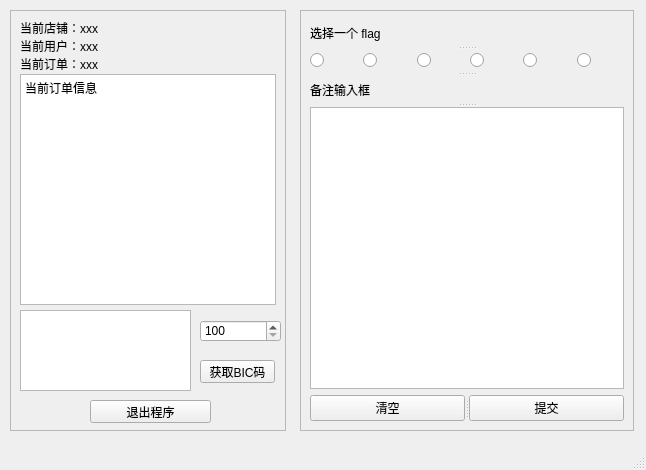
<?xml version="1.0" encoding="UTF-8"?>
<ui version="4.0">
 <class>mainWindow</class>
 <widget class="QMainWindow" name="mainWindow">
  <property name="geometry">
   <rect>
    <x>0</x>
    <y>0</y>
    <width>646</width>
    <height>470</height>
   </rect>
  </property>
  <property name="windowTitle">
   <string>备注监控</string>
  </property>
  <widget class="QWidget" name="centralwidget">
   <widget class="QFrame" name="frame">
    <property name="geometry">
     <rect>
      <x>10</x>
      <y>10</y>
      <width>276</width>
      <height>421</height>
     </rect>
    </property>
    <property name="frameShape">
     <enum>QFrame::StyledPanel</enum>
    </property>
    <property name="frameShadow">
     <enum>QFrame::Raised</enum>
    </property>
    <widget class="QLabel" name="CurrentStoreLabel">
     <property name="geometry">
      <rect>
       <x>10</x>
       <y>10</y>
       <width>241</width>
       <height>16</height>
      </rect>
     </property>
     <property name="text">
      <string>当前店铺：xxx</string>
     </property>
    </widget>
    <widget class="QLabel" name="CurrentUserLabel">
     <property name="geometry">
      <rect>
       <x>10</x>
       <y>28</y>
       <width>241</width>
       <height>16</height>
      </rect>
     </property>
     <property name="text">
      <string>当前用户：xxx</string>
     </property>
    </widget>
    <widget class="QLabel" name="CurrentOrderLabel">
     <property name="geometry">
      <rect>
       <x>10</x>
       <y>46</y>
       <width>241</width>
       <height>16</height>
      </rect>
     </property>
     <property name="text">
      <string>当前订单：xxx</string>
     </property>
    </widget>
    <widget class="QTextBrowser" name="CurrentOrderInfo">
     <property name="geometry">
      <rect>
       <x>10</x>
       <y>64</y>
       <width>256</width>
       <height>231</height>
      </rect>
     </property>
     <property name="html">
      <string>&lt;!DOCTYPE HTML PUBLIC &quot;-//W3C//DTD HTML 4.0//EN&quot; &quot;http://www.w3.org/TR/REC-html40/strict.dtd&quot;&gt;
&lt;html&gt;&lt;head&gt;&lt;meta name=&quot;qrichtext&quot; content=&quot;1&quot; /&gt;&lt;style type=&quot;text/css&quot;&gt;
p, li { white-space: pre-wrap; }
&lt;/style&gt;&lt;/head&gt;&lt;body style=&quot; font-family:'SimSun'; font-size:9pt; font-weight:400; font-style:normal;&quot;&gt;
&lt;p style=&quot; margin-top:0px; margin-bottom:0px; margin-left:0px; margin-right:0px; -qt-block-indent:0; text-indent:0px;&quot;&gt;当前订单信息&lt;/p&gt;&lt;/body&gt;&lt;/html&gt;</string>
     </property>
    </widget>
    <widget class="QPushButton" name="GetBicButton">
     <property name="geometry">
      <rect>
       <x>190</x>
       <y>350</y>
       <width>75</width>
       <height>23</height>
      </rect>
     </property>
     <property name="text">
      <string>获取BIC码</string>
     </property>
    </widget>
    <widget class="QPushButton" name="QuitButton">
     <property name="geometry">
      <rect>
       <x>80</x>
       <y>390</y>
       <width>121</width>
       <height>23</height>
      </rect>
     </property>
     <property name="text">
      <string>退出程序</string>
     </property>
    </widget>
    <widget class="QSpinBox" name="BicCountInput">
     <property name="geometry">
      <rect>
       <x>190</x>
       <y>310</y>
       <width>81</width>
       <height>22</height>
      </rect>
     </property>
     <property name="minimum">
      <number>100</number>
     </property>
     <property name="maximum">
      <number>5000</number>
     </property>
     <property name="singleStep">
      <number>100</number>
     </property>
     <property name="stepType">
      <enum>QAbstractSpinBox::DefaultStepType</enum>
     </property>
    </widget>
    <widget class="QTextBrowser" name="BicLabel">
     <property name="geometry">
      <rect>
       <x>10</x>
       <y>300</y>
       <width>171</width>
       <height>81</height>
      </rect>
     </property>
     <property name="documentTitle">
      <string/>
     </property>
     <property name="markdown">
      <string>请在右侧数字输入框输入要获取的BIC数量，必须是100 的整数倍，取值范围在100 ~ 5000之间

</string>
     </property>
    </widget>
   </widget>
   <widget class="QFrame" name="frame_2">
    <property name="geometry">
     <rect>
      <x>854</x>
      <y>9</y>
      <width>16</width>
      <height>517</height>
     </rect>
    </property>
    <property name="frameShape">
     <enum>QFrame::StyledPanel</enum>
    </property>
    <property name="frameShadow">
     <enum>QFrame::Raised</enum>
    </property>
   </widget>
   <widget class="QFrame" name="frame_3">
    <property name="geometry">
     <rect>
      <x>300</x>
      <y>10</y>
      <width>334</width>
      <height>421</height>
     </rect>
    </property>
    <property name="frameShape">
     <enum>QFrame::StyledPanel</enum>
    </property>
    <property name="frameShadow">
     <enum>QFrame::Raised</enum>
    </property>
    <layout class="QVBoxLayout" name="verticalLayout_2">
     <item>
      <widget class="QSplitter" name="splitter_2">
       <property name="orientation">
        <enum>Qt::Vertical</enum>
       </property>
       <widget class="QLabel" name="ChoiceFlagLabel">
        <property name="text">
         <string>选择一个 flag</string>
        </property>
       </widget>
       <widget class="QWidget" name="layoutWidget">
        <layout class="QHBoxLayout" name="horizontalLayout">
         <item>
          <widget class="QRadioButton" name="FlagRed">
           <property name="text">
            <string/>
           </property>
           <property name="icon">
            <iconset>
             <normaloff>flags/flag_red.png</normaloff>flags/flag_red.png</iconset>
           </property>
          </widget>
         </item>
         <item>
          <widget class="QRadioButton" name="FlagGrey">
           <property name="text">
            <string/>
           </property>
           <property name="icon">
            <iconset>
             <normaloff>flags/flag_grey.png</normaloff>flags/flag_grey.png</iconset>
           </property>
          </widget>
         </item>
         <item>
          <widget class="QRadioButton" name="FlagYellow">
           <property name="text">
            <string/>
           </property>
           <property name="icon">
            <iconset>
             <normaloff>flags/flag_yellow.png</normaloff>flags/flag_yellow.png</iconset>
           </property>
          </widget>
         </item>
         <item>
          <widget class="QRadioButton" name="FlagGreen">
           <property name="text">
            <string/>
           </property>
           <property name="icon">
            <iconset>
             <normaloff>flags/flag_green.png</normaloff>flags/flag_green.png</iconset>
           </property>
          </widget>
         </item>
         <item>
          <widget class="QRadioButton" name="FlagBlue">
           <property name="text">
            <string/>
           </property>
           <property name="icon">
            <iconset>
             <normaloff>flags/flag_blue.png</normaloff>flags/flag_blue.png</iconset>
           </property>
          </widget>
         </item>
         <item>
          <widget class="QRadioButton" name="FlagPurple">
           <property name="text">
            <string/>
           </property>
           <property name="icon">
            <iconset>
             <normaloff>flags/flag_purple.png</normaloff>flags/flag_purple.png</iconset>
           </property>
          </widget>
         </item>
        </layout>
       </widget>
       <widget class="QLabel" name="RemarkLabel">
        <property name="text">
         <string>备注输入框</string>
        </property>
       </widget>
       <widget class="QTextEdit" name="RemarkTextInput"/>
      </widget>
     </item>
     <item>
      <widget class="QSplitter" name="splitter">
       <property name="orientation">
        <enum>Qt::Horizontal</enum>
       </property>
       <widget class="QPushButton" name="ClearRemarkButton">
        <property name="text">
         <string>清空</string>
        </property>
       </widget>
       <widget class="QPushButton" name="SubmitRemarkButton">
        <property name="text">
         <string>提交</string>
        </property>
       </widget>
      </widget>
     </item>
    </layout>
   </widget>
  </widget>
  <widget class="QMenuBar" name="menubar">
   <property name="geometry">
    <rect>
     <x>0</x>
     <y>0</y>
     <width>646</width>
     <height>23</height>
    </rect>
   </property>
  </widget>
  <widget class="QStatusBar" name="statusbar"/>
 </widget>
 <resources/>
 <connections/>
</ui>
